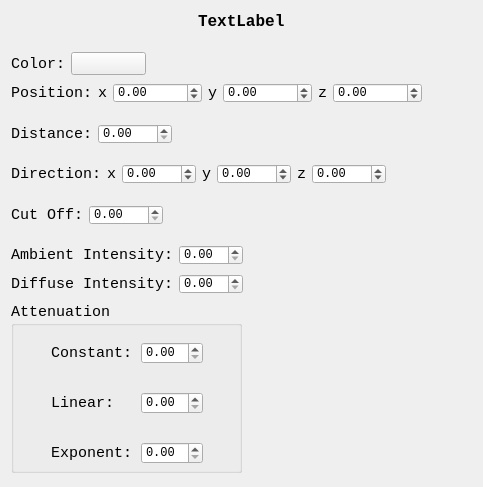
<?xml version="1.0" encoding="UTF-8"?>
<ui version="4.0">
 <class>SpotLightParamWidget</class>
 <widget class="QWidget" name="SpotLightParamWidget">
  <property name="geometry">
   <rect>
    <x>0</x>
    <y>0</y>
    <width>483</width>
    <height>487</height>
   </rect>
  </property>
  <property name="windowTitle">
   <string>Form</string>
  </property>
  <layout class="QVBoxLayout" name="verticalLayout_2">
   <item>
    <layout class="QVBoxLayout" name="verticalLayout">
     <item>
      <layout class="QHBoxLayout" name="horizontalLayout_7">
       <item>
        <spacer name="horizontalSpacer_8">
         <property name="orientation">
          <enum>Qt::Horizontal</enum>
         </property>
         <property name="sizeHint" stdset="0">
          <size>
           <width>40</width>
           <height>20</height>
          </size>
         </property>
        </spacer>
       </item>
       <item>
        <widget class="QLabel" name="spotLightLabel">
         <property name="font">
          <font>
           <family>Consolas</family>
           <pointsize>12</pointsize>
           <weight>75</weight>
           <bold>true</bold>
          </font>
         </property>
         <property name="text">
          <string>TextLabel</string>
         </property>
        </widget>
       </item>
       <item>
        <spacer name="horizontalSpacer_9">
         <property name="orientation">
          <enum>Qt::Horizontal</enum>
         </property>
         <property name="sizeHint" stdset="0">
          <size>
           <width>40</width>
           <height>20</height>
          </size>
         </property>
        </spacer>
       </item>
      </layout>
     </item>
     <item>
      <spacer name="verticalSpacer_2">
       <property name="orientation">
        <enum>Qt::Vertical</enum>
       </property>
       <property name="sizeHint" stdset="0">
        <size>
         <width>20</width>
         <height>40</height>
        </size>
       </property>
      </spacer>
     </item>
     <item>
      <layout class="QHBoxLayout" name="horizontalLayout">
       <item>
        <widget class="QLabel" name="label">
         <property name="font">
          <font>
           <family>Consolas</family>
           <pointsize>11</pointsize>
          </font>
         </property>
         <property name="text">
          <string>Color:</string>
         </property>
        </widget>
       </item>
       <item>
        <widget class="QPushButton" name="colorBtn">
         <property name="minimumSize">
          <size>
           <width>75</width>
           <height>23</height>
          </size>
         </property>
         <property name="text">
          <string/>
         </property>
        </widget>
       </item>
       <item>
        <spacer name="horizontalSpacer">
         <property name="orientation">
          <enum>Qt::Horizontal</enum>
         </property>
         <property name="sizeHint" stdset="0">
          <size>
           <width>40</width>
           <height>20</height>
          </size>
         </property>
        </spacer>
       </item>
      </layout>
     </item>
     <item>
      <spacer name="verticalSpacer">
       <property name="orientation">
        <enum>Qt::Vertical</enum>
       </property>
       <property name="sizeHint" stdset="0">
        <size>
         <width>20</width>
         <height>28</height>
        </size>
       </property>
      </spacer>
     </item>
     <item>
      <layout class="QHBoxLayout" name="horizontalLayout_2">
       <item>
        <widget class="QLabel" name="label_5">
         <property name="font">
          <font>
           <family>Consolas</family>
           <pointsize>11</pointsize>
          </font>
         </property>
         <property name="text">
          <string>Position:</string>
         </property>
        </widget>
       </item>
       <item>
        <widget class="QLabel" name="label_6">
         <property name="font">
          <font>
           <family>Consolas</family>
           <pointsize>11</pointsize>
          </font>
         </property>
         <property name="text">
          <string>x</string>
         </property>
        </widget>
       </item>
       <item>
        <widget class="QDoubleSpinBox" name="positionXDoubleSpinBox">
         <property name="minimumSize">
          <size>
           <width>64</width>
           <height>20</height>
          </size>
         </property>
         <property name="font">
          <font>
           <family>Consolas</family>
          </font>
         </property>
         <property name="minimum">
          <double>-1000.000000000000000</double>
         </property>
         <property name="maximum">
          <double>1000.000000000000000</double>
         </property>
        </widget>
       </item>
       <item>
        <widget class="QLabel" name="label_7">
         <property name="font">
          <font>
           <family>Consolas</family>
           <pointsize>11</pointsize>
          </font>
         </property>
         <property name="text">
          <string>y</string>
         </property>
        </widget>
       </item>
       <item>
        <widget class="QDoubleSpinBox" name="positionYDoubleSpinBox">
         <property name="minimumSize">
          <size>
           <width>64</width>
           <height>20</height>
          </size>
         </property>
         <property name="font">
          <font>
           <family>Consolas</family>
          </font>
         </property>
         <property name="minimum">
          <double>-1000.000000000000000</double>
         </property>
         <property name="maximum">
          <double>1000.000000000000000</double>
         </property>
        </widget>
       </item>
       <item>
        <widget class="QLabel" name="label_8">
         <property name="font">
          <font>
           <family>Consolas</family>
           <pointsize>11</pointsize>
          </font>
         </property>
         <property name="text">
          <string>z</string>
         </property>
        </widget>
       </item>
       <item>
        <widget class="QDoubleSpinBox" name="positionZDoubleSpinBox">
         <property name="minimumSize">
          <size>
           <width>64</width>
           <height>20</height>
          </size>
         </property>
         <property name="font">
          <font>
           <family>Consolas</family>
          </font>
         </property>
         <property name="minimum">
          <double>-1000.000000000000000</double>
         </property>
         <property name="maximum">
          <double>1000.000000000000000</double>
         </property>
        </widget>
       </item>
       <item>
        <spacer name="horizontalSpacer_2">
         <property name="orientation">
          <enum>Qt::Horizontal</enum>
         </property>
         <property name="sizeHint" stdset="0">
          <size>
           <width>40</width>
           <height>20</height>
          </size>
         </property>
        </spacer>
       </item>
      </layout>
     </item>
     <item>
      <spacer name="verticalSpacer_7">
       <property name="orientation">
        <enum>Qt::Vertical</enum>
       </property>
       <property name="sizeHint" stdset="0">
        <size>
         <width>20</width>
         <height>40</height>
        </size>
       </property>
      </spacer>
     </item>
     <item>
      <layout class="QHBoxLayout" name="horizontalLayout_9">
       <item>
        <widget class="QLabel" name="label_17">
         <property name="font">
          <font>
           <family>Consolas</family>
           <pointsize>11</pointsize>
          </font>
         </property>
         <property name="text">
          <string>Distance:</string>
         </property>
        </widget>
       </item>
       <item>
        <widget class="QDoubleSpinBox" name="distanceDoubleSpinBox">
         <property name="minimumSize">
          <size>
           <width>64</width>
           <height>20</height>
          </size>
         </property>
         <property name="font">
          <font>
           <family>Consolas</family>
          </font>
         </property>
         <property name="maximum">
          <double>200.000000000000000</double>
         </property>
         <property name="singleStep">
          <double>1.000000000000000</double>
         </property>
        </widget>
       </item>
       <item>
        <spacer name="horizontalSpacer_10">
         <property name="orientation">
          <enum>Qt::Horizontal</enum>
         </property>
         <property name="sizeHint" stdset="0">
          <size>
           <width>40</width>
           <height>20</height>
          </size>
         </property>
        </spacer>
       </item>
      </layout>
     </item>
     <item>
      <spacer name="verticalSpacer_8">
       <property name="orientation">
        <enum>Qt::Vertical</enum>
       </property>
       <property name="sizeHint" stdset="0">
        <size>
         <width>20</width>
         <height>40</height>
        </size>
       </property>
      </spacer>
     </item>
     <item>
      <layout class="QHBoxLayout" name="horizontalLayout_8">
       <item>
        <widget class="QLabel" name="label_13">
         <property name="font">
          <font>
           <family>Consolas</family>
           <pointsize>11</pointsize>
          </font>
         </property>
         <property name="text">
          <string>Direction:</string>
         </property>
        </widget>
       </item>
       <item>
        <widget class="QLabel" name="label_14">
         <property name="font">
          <font>
           <family>Consolas</family>
           <pointsize>11</pointsize>
          </font>
         </property>
         <property name="text">
          <string>x</string>
         </property>
        </widget>
       </item>
       <item>
        <widget class="QDoubleSpinBox" name="directionXDoubleSpinBox">
         <property name="minimumSize">
          <size>
           <width>64</width>
           <height>20</height>
          </size>
         </property>
         <property name="font">
          <font>
           <family>Consolas</family>
          </font>
         </property>
         <property name="minimum">
          <double>-99.000000000000000</double>
         </property>
         <property name="singleStep">
          <double>0.100000000000000</double>
         </property>
        </widget>
       </item>
       <item>
        <widget class="QLabel" name="label_15">
         <property name="font">
          <font>
           <family>Consolas</family>
           <pointsize>11</pointsize>
          </font>
         </property>
         <property name="text">
          <string>y</string>
         </property>
        </widget>
       </item>
       <item>
        <widget class="QDoubleSpinBox" name="directionYDoubleSpinBox">
         <property name="minimumSize">
          <size>
           <width>64</width>
           <height>20</height>
          </size>
         </property>
         <property name="font">
          <font>
           <family>Consolas</family>
          </font>
         </property>
         <property name="minimum">
          <double>-99.000000000000000</double>
         </property>
         <property name="singleStep">
          <double>0.100000000000000</double>
         </property>
        </widget>
       </item>
       <item>
        <widget class="QLabel" name="label_16">
         <property name="font">
          <font>
           <family>Consolas</family>
           <pointsize>11</pointsize>
          </font>
         </property>
         <property name="text">
          <string>z</string>
         </property>
        </widget>
       </item>
       <item>
        <widget class="QDoubleSpinBox" name="directionZDoubleSpinBox">
         <property name="minimumSize">
          <size>
           <width>64</width>
           <height>20</height>
          </size>
         </property>
         <property name="font">
          <font>
           <family>Consolas</family>
          </font>
         </property>
         <property name="minimum">
          <double>-99.000000000000000</double>
         </property>
         <property name="singleStep">
          <double>0.100000000000000</double>
         </property>
        </widget>
       </item>
       <item>
        <spacer name="horizontalSpacer_7">
         <property name="orientation">
          <enum>Qt::Horizontal</enum>
         </property>
         <property name="sizeHint" stdset="0">
          <size>
           <width>40</width>
           <height>20</height>
          </size>
         </property>
        </spacer>
       </item>
      </layout>
     </item>
     <item>
      <spacer name="verticalSpacer_9">
       <property name="orientation">
        <enum>Qt::Vertical</enum>
       </property>
       <property name="sizeHint" stdset="0">
        <size>
         <width>20</width>
         <height>40</height>
        </size>
       </property>
      </spacer>
     </item>
     <item>
      <layout class="QHBoxLayout" name="horizontalLayout_6">
       <item>
        <widget class="QLabel" name="label_12">
         <property name="font">
          <font>
           <family>Consolas</family>
           <pointsize>11</pointsize>
          </font>
         </property>
         <property name="text">
          <string>Cut Off:</string>
         </property>
        </widget>
       </item>
       <item>
        <widget class="QDoubleSpinBox" name="cutoffDoubleSpinBox">
         <property name="minimumSize">
          <size>
           <width>64</width>
           <height>20</height>
          </size>
         </property>
         <property name="font">
          <font>
           <family>Consolas</family>
          </font>
         </property>
         <property name="maximum">
          <double>180.000000000000000</double>
         </property>
         <property name="singleStep">
          <double>1.000000000000000</double>
         </property>
        </widget>
       </item>
       <item>
        <spacer name="horizontalSpacer_6">
         <property name="orientation">
          <enum>Qt::Horizontal</enum>
         </property>
         <property name="sizeHint" stdset="0">
          <size>
           <width>40</width>
           <height>20</height>
          </size>
         </property>
        </spacer>
       </item>
      </layout>
     </item>
     <item>
      <spacer name="verticalSpacer_6">
       <property name="orientation">
        <enum>Qt::Vertical</enum>
       </property>
       <property name="sizeHint" stdset="0">
        <size>
         <width>20</width>
         <height>40</height>
        </size>
       </property>
      </spacer>
     </item>
     <item>
      <layout class="QHBoxLayout" name="horizontalLayout_3">
       <item>
        <widget class="QLabel" name="label_3">
         <property name="font">
          <font>
           <family>Consolas</family>
           <pointsize>11</pointsize>
          </font>
         </property>
         <property name="text">
          <string>Ambient Intensity:</string>
         </property>
        </widget>
       </item>
       <item>
        <widget class="QDoubleSpinBox" name="ambientIntensityDoubleSpinBox">
         <property name="minimumSize">
          <size>
           <width>64</width>
           <height>20</height>
          </size>
         </property>
         <property name="font">
          <font>
           <family>Consolas</family>
          </font>
         </property>
         <property name="maximum">
          <double>1.000000000000000</double>
         </property>
         <property name="singleStep">
          <double>0.100000000000000</double>
         </property>
        </widget>
       </item>
       <item>
        <spacer name="horizontalSpacer_3">
         <property name="orientation">
          <enum>Qt::Horizontal</enum>
         </property>
         <property name="sizeHint" stdset="0">
          <size>
           <width>40</width>
           <height>20</height>
          </size>
         </property>
        </spacer>
       </item>
      </layout>
     </item>
     <item>
      <spacer name="verticalSpacer_3">
       <property name="orientation">
        <enum>Qt::Vertical</enum>
       </property>
       <property name="sizeHint" stdset="0">
        <size>
         <width>20</width>
         <height>28</height>
        </size>
       </property>
      </spacer>
     </item>
     <item>
      <layout class="QHBoxLayout" name="horizontalLayout_4">
       <item>
        <widget class="QLabel" name="label_4">
         <property name="font">
          <font>
           <family>Consolas</family>
           <pointsize>11</pointsize>
          </font>
         </property>
         <property name="text">
          <string>Diffuse Intensity:</string>
         </property>
        </widget>
       </item>
       <item>
        <widget class="QDoubleSpinBox" name="diffuseIntensityDoubleSpinBox">
         <property name="minimumSize">
          <size>
           <width>64</width>
           <height>20</height>
          </size>
         </property>
         <property name="font">
          <font>
           <family>Consolas</family>
          </font>
         </property>
         <property name="maximum">
          <double>1.000000000000000</double>
         </property>
         <property name="singleStep">
          <double>0.100000000000000</double>
         </property>
        </widget>
       </item>
       <item>
        <spacer name="horizontalSpacer_4">
         <property name="orientation">
          <enum>Qt::Horizontal</enum>
         </property>
         <property name="sizeHint" stdset="0">
          <size>
           <width>40</width>
           <height>20</height>
          </size>
         </property>
        </spacer>
       </item>
      </layout>
     </item>
     <item>
      <spacer name="verticalSpacer_4">
       <property name="orientation">
        <enum>Qt::Vertical</enum>
       </property>
       <property name="sizeHint" stdset="0">
        <size>
         <width>20</width>
         <height>28</height>
        </size>
       </property>
      </spacer>
     </item>
     <item>
      <layout class="QHBoxLayout" name="horizontalLayout_5">
       <item>
        <widget class="QGroupBox" name="groupBox">
         <property name="minimumSize">
          <size>
           <width>231</width>
           <height>171</height>
          </size>
         </property>
         <property name="font">
          <font>
           <family>Consolas</family>
           <pointsize>11</pointsize>
          </font>
         </property>
         <property name="title">
          <string>Attenuation</string>
         </property>
         <widget class="QDoubleSpinBox" name="attenuationConstantDoubleSpinBox">
          <property name="geometry">
           <rect>
            <x>130</x>
            <y>40</y>
            <width>62</width>
            <height>22</height>
           </rect>
          </property>
          <property name="minimumSize">
           <size>
            <width>62</width>
            <height>22</height>
           </size>
          </property>
          <property name="font">
           <font>
            <pointsize>9</pointsize>
           </font>
          </property>
          <property name="maximum">
           <double>1.000000000000000</double>
          </property>
          <property name="singleStep">
           <double>0.100000000000000</double>
          </property>
         </widget>
         <widget class="QLabel" name="label_9">
          <property name="geometry">
           <rect>
            <x>40</x>
            <y>40</y>
            <width>81</width>
            <height>21</height>
           </rect>
          </property>
          <property name="font">
           <font>
            <family>Consolas</family>
            <pointsize>11</pointsize>
           </font>
          </property>
          <property name="text">
           <string>Constant:</string>
          </property>
         </widget>
         <widget class="QDoubleSpinBox" name="attenuationLinearDoubleSpinBox">
          <property name="geometry">
           <rect>
            <x>130</x>
            <y>90</y>
            <width>62</width>
            <height>22</height>
           </rect>
          </property>
          <property name="minimumSize">
           <size>
            <width>62</width>
            <height>22</height>
           </size>
          </property>
          <property name="font">
           <font>
            <pointsize>9</pointsize>
           </font>
          </property>
          <property name="maximum">
           <double>1.000000000000000</double>
          </property>
          <property name="singleStep">
           <double>0.100000000000000</double>
          </property>
         </widget>
         <widget class="QLabel" name="label_10">
          <property name="geometry">
           <rect>
            <x>40</x>
            <y>90</y>
            <width>81</width>
            <height>21</height>
           </rect>
          </property>
          <property name="font">
           <font>
            <family>Consolas</family>
            <pointsize>11</pointsize>
           </font>
          </property>
          <property name="text">
           <string>Linear:</string>
          </property>
         </widget>
         <widget class="QDoubleSpinBox" name="attenuationExponentDoubleSpinBox">
          <property name="geometry">
           <rect>
            <x>130</x>
            <y>140</y>
            <width>62</width>
            <height>22</height>
           </rect>
          </property>
          <property name="minimumSize">
           <size>
            <width>62</width>
            <height>22</height>
           </size>
          </property>
          <property name="font">
           <font>
            <pointsize>9</pointsize>
           </font>
          </property>
          <property name="maximum">
           <double>1.000000000000000</double>
          </property>
          <property name="singleStep">
           <double>0.100000000000000</double>
          </property>
         </widget>
         <widget class="QLabel" name="label_11">
          <property name="geometry">
           <rect>
            <x>40</x>
            <y>140</y>
            <width>81</width>
            <height>21</height>
           </rect>
          </property>
          <property name="font">
           <font>
            <family>Consolas</family>
            <pointsize>11</pointsize>
           </font>
          </property>
          <property name="text">
           <string>Exponent:</string>
          </property>
         </widget>
        </widget>
       </item>
       <item>
        <spacer name="horizontalSpacer_5">
         <property name="orientation">
          <enum>Qt::Horizontal</enum>
         </property>
         <property name="sizeHint" stdset="0">
          <size>
           <width>40</width>
           <height>20</height>
          </size>
         </property>
        </spacer>
       </item>
      </layout>
     </item>
     <item>
      <spacer name="verticalSpacer_5">
       <property name="orientation">
        <enum>Qt::Vertical</enum>
       </property>
       <property name="sizeHint" stdset="0">
        <size>
         <width>20</width>
         <height>28</height>
        </size>
       </property>
      </spacer>
     </item>
    </layout>
   </item>
  </layout>
 </widget>
 <resources/>
 <connections/>
</ui>
